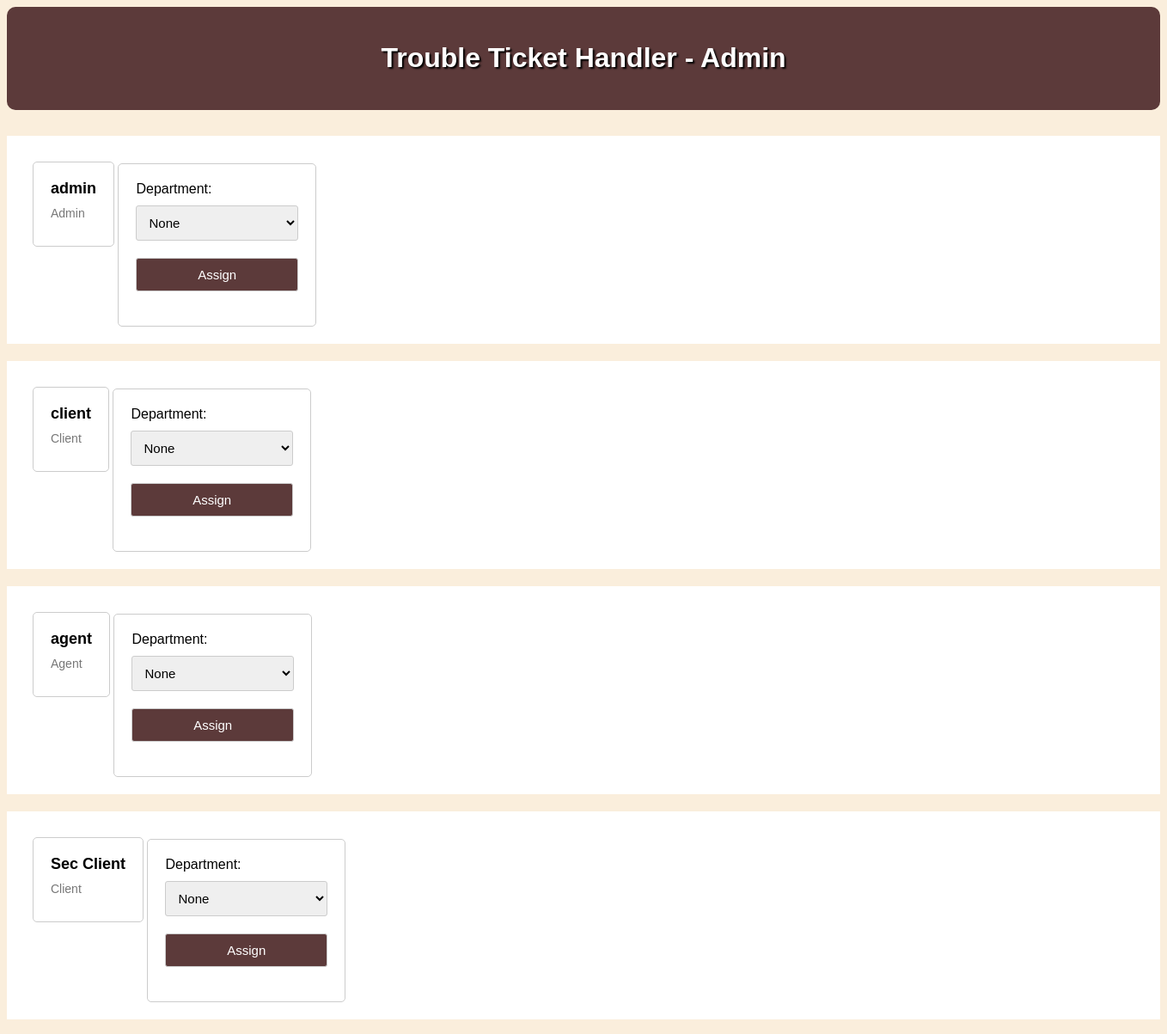
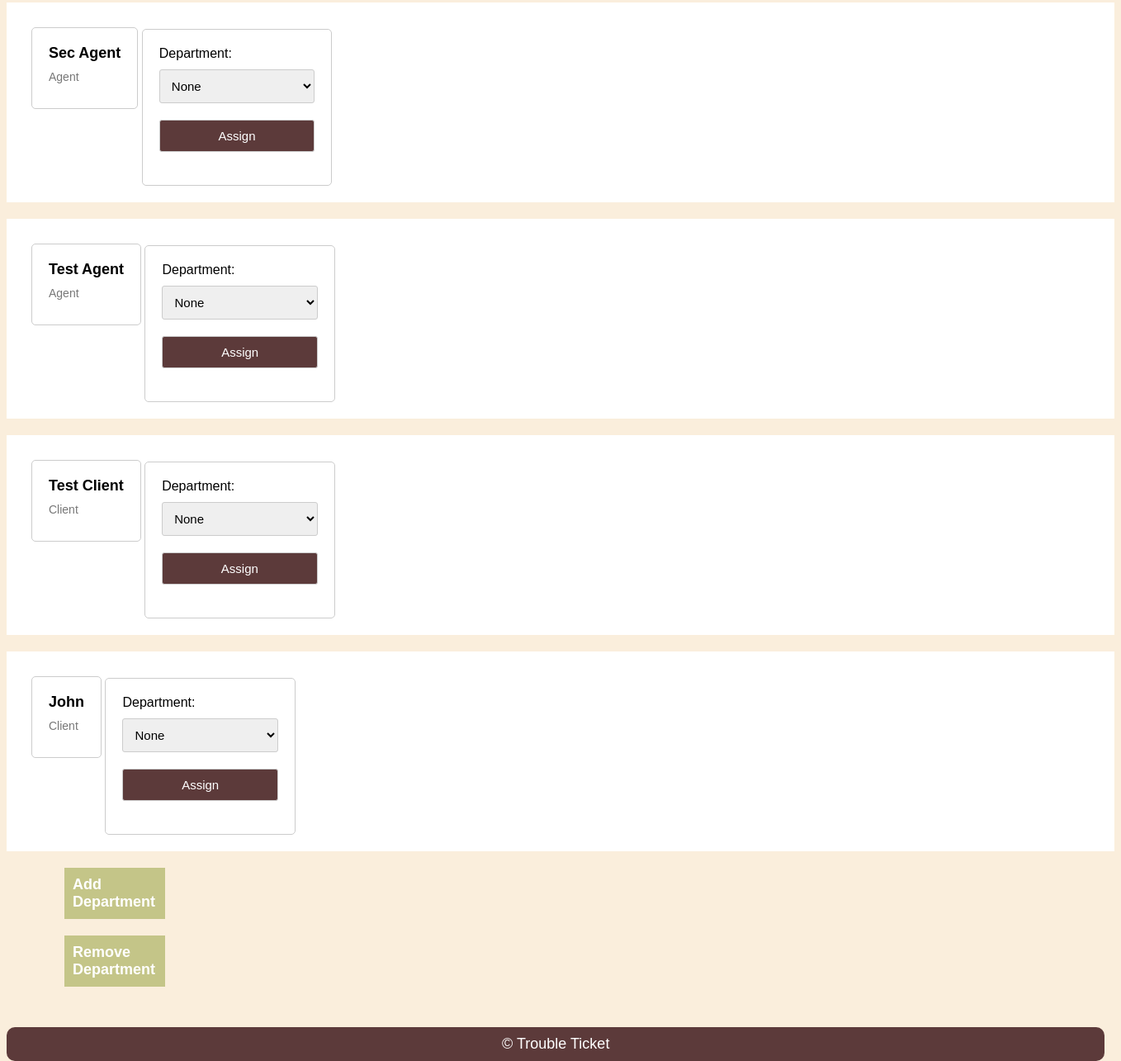
The page /admin_menu.php (signed in) on the database its author committed (2 pictures, top to bottom).
### tables this page shows
CREATE TABLE user (
  id INTEGER PRIMARY KEY AUTOINCREMENT,
  status TEXT NOT NULL,
  name TEXT NOT NULL,
  username TEXT UNIQUE NOT NULL,
  password TEXT NOT NULL,
  email TEXT NOT NULL,
  department TEXT
);

### admin_menu.php (the view, shortened to what this page needs)
<?php
$db = getDataBaseConnection();
$stmt = $db->prepare("SELECT * FROM user WHERE id = :id");
$stmt->bindParam(':id', $_SESSION['user_id']);
$stmt->execute();
$stmt = $db->prepare("SELECT * FROM user");
$stmt->execute();
$users = $stmt->fetchAll();
?>
<!DOCTYPE html>
<html lang="en-US">
<head>
    <link rel="stylesheet" href="style2.css">
</head>
<body>
<header>
    <h1><a href="admin.php">Trouble Ticket Handler - Admin</a></h1>
</header>
<?php foreach ($users as $user): ?>
  <div id = "user_prof">
      <div id = "user">
        <h3><?= $user['name'] ?></h3>
        <p><?= $user['status'] ?></p>
      </div>
      <div id = "assign-agent">
        <form action="" method="post">
          <label for="name">Department:</label>
          <select name="department">
            <option value = "none"> None </option>
          </select>
          <input type="submit" name="assign" value="Assign">
        </form>
      </div>
  </div>
    <?php
  endforeach; ?>
<a href="#" class = "dep-ar" onclick="showFormDep()">Add Department</a>
<a href="#" class = "dep-ar" onclick="showFormRem()">Remove Department</a>
<footer>
&copy; Trouble Ticket
</footer>
</body>
</html>

### style2.css (style rules this page uses)
body { font-family: Arial, sans-serif; background-color: rgb(250, 238, 220); margin: 15; padding: 0; margin-bottom: 70px; }
header { background-color: rgb(92, 58, 58); color: #fff; padding: 20px; text-align: center; margin-bottom: 30px; border-radius: 10px; text-shadow: black 2px 2px 2px; }
h1 a { color: white; margin: 20px; }
form { max-width: 300px; margin: 20px auto; padding: 20px; background-color: #fff; border: 1px solid #ccc; border-radius: 5px; }
label { display: block; margin-bottom: 10px; }
a { color: rgb(92, 58, 58); text-decoration: none; }
footer { position: fixed; bottom: 0; width: 96.5%; border-radius: 10px; text-align: center; background-color: rgb(92, 58, 58); color: #fff; padding: 10px; margin-top: 30px; font-size: 18px; }
input[type="submit"] { font-size: 17px; background-color: rgb(92, 58, 58); color: #fff; padding: 10px 20px; border: none; border-radius: 3px; cursor: pointer; }
.dep-ar { background-color:rgba(144, 158, 54, 0.5); margin-left: 70px; margin-right: 1150px; padding: 10px; display: inline-block; font-size: 18px; font-weight: bold; color: white; box-sizing: content-box; margin-bottom: 20px; }
form textarea, form select, form input[type="checkbox"], form input[type="submit"] { width: 100%; padding: 10px; margin-bottom: 20px; border-radius: 3px; border: 1px solid #ccc; font-size: 15px; }
form select { margin-bottom: 20px; }
#user { background-color: #fff; padding: 20px; margin-top: 30px; margin-bottom: 20px; border: 1px solid #ccc; border-radius: 5px; margin-left: 30px; }
#user h3 { font-size: 18px; margin-bottom: 5px; }
#user p { margin-bottom: 0; color: #555; }
#user { display: inline-flex; flex-direction:column; align-items: left; }
#user h3 { margin: 0; }
#user p { margin: 0; font-size: 14px; color: #777; margin-top: 10px; }
#assign-agent { display: inline-flex; margin-left: auto; }
#user_prof { display: block; background-color: #fff; margin-bottom: 20px; }

### rows shown on the page
user: name "admin", status "Admin"
user: name "client", status "Client"
user: name "agent", status "Agent"
user: name "Sec Client", status "Client"
user: name "Sec Agent", status "Agent"
user: name "Test Agent", status "Agent"
user: name "Test Client", status "Client"
user: name "John", status "Client"
